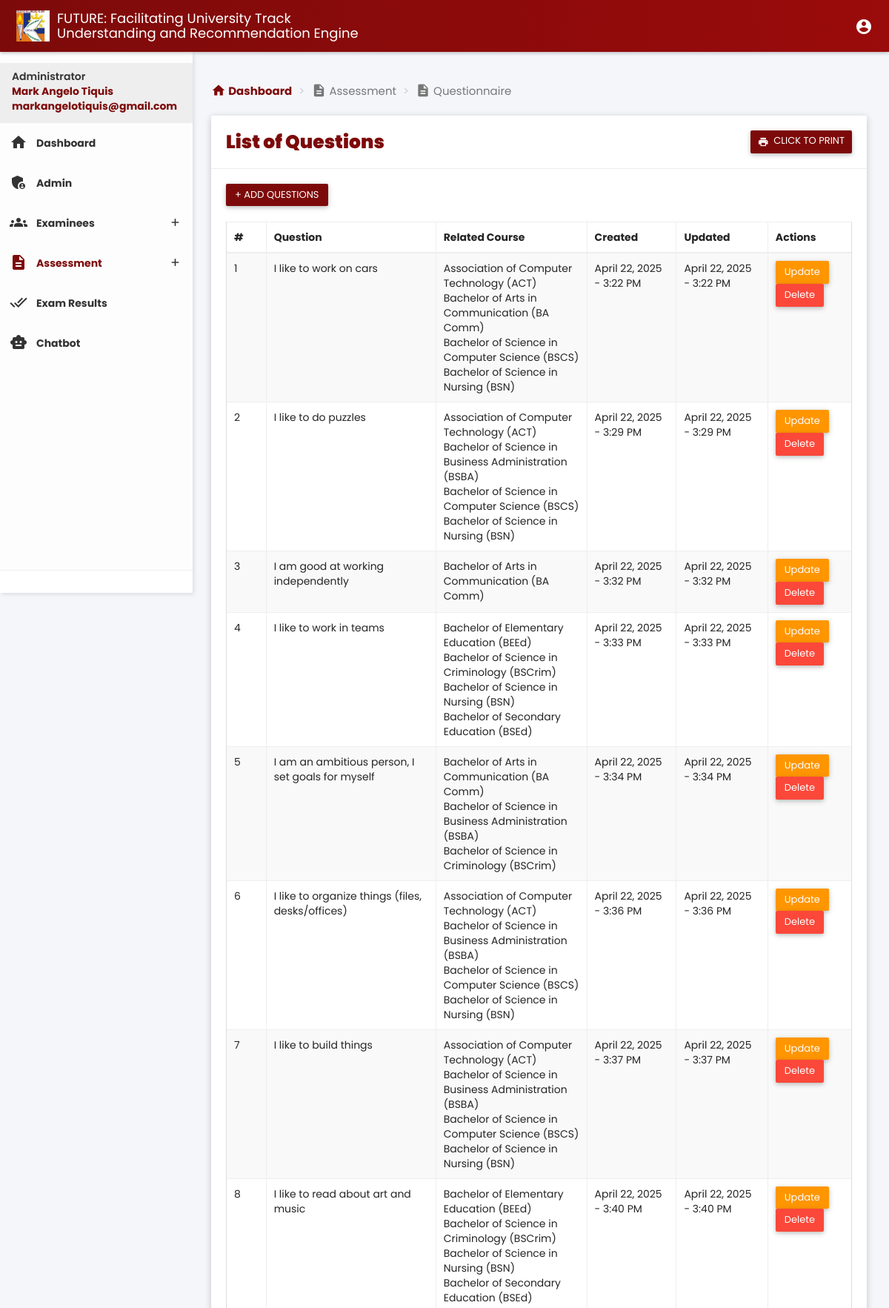
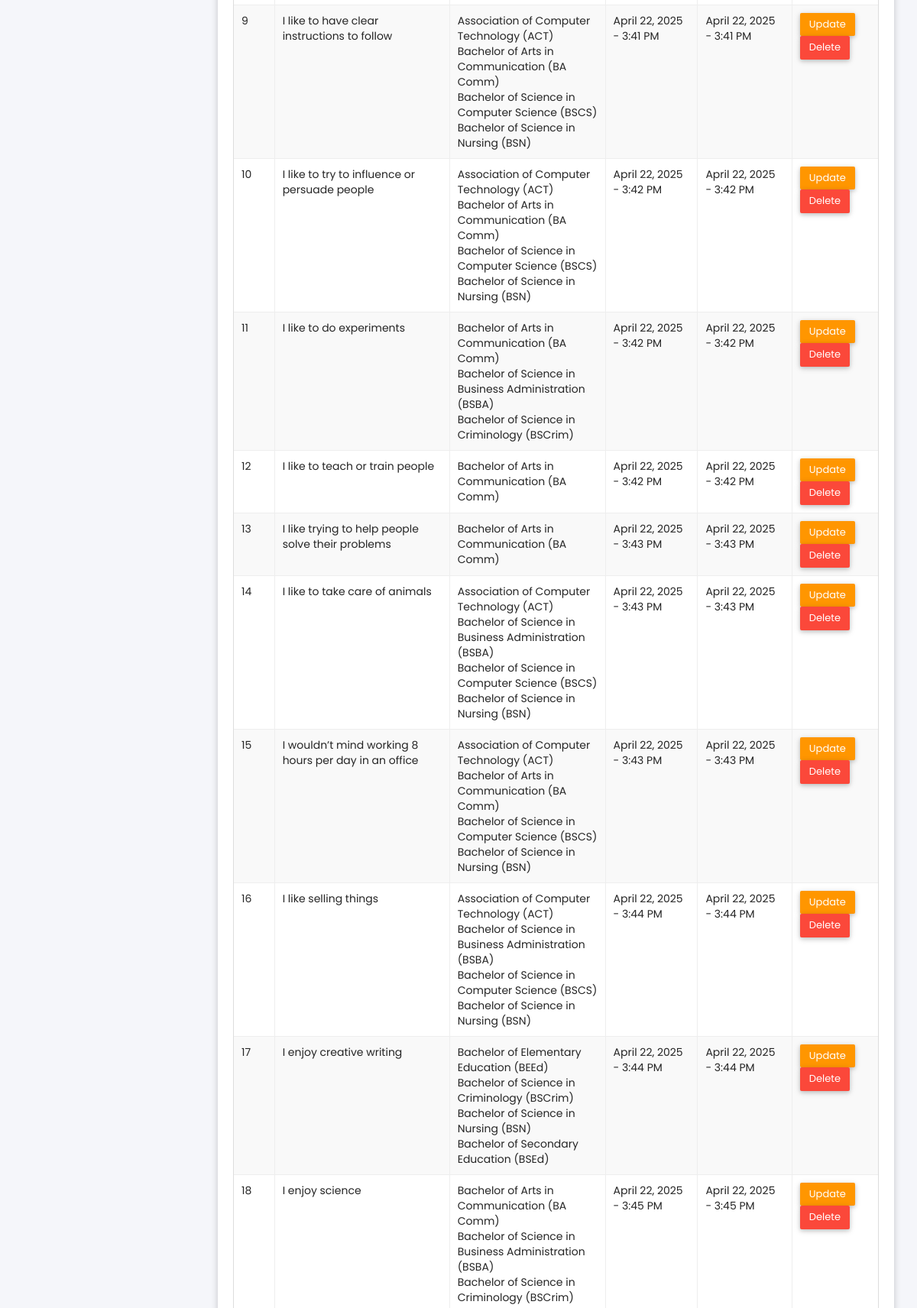
Page /admin/questionnaire.php (signed in, upper part) on the committed database (2 pictures, top to bottom).
### tables this page shows
CREATE TABLE `tbl_questions` (
  `id` int(11) NOT NULL,
  `question_text` text NOT NULL,
  `created_at` timestamp NOT NULL DEFAULT current_timestamp(),
  `updated_at` timestamp NOT NULL DEFAULT current_timestamp() ON UPDATE current_timestamp()
);

### admin/questionnaire.php (the view, shortened to what this page needs)
<?php
include '../database/connection.php';
$sql = "
    SELECT q.id AS question_id, q.question_text, GROUP_CONCAT(c.course_name ORDER BY c.course_name ASC SEPARATOR '<br>') AS course_names, q.created_at, q.updated_at
    FROM tbl_questions q
    LEFT JOIN tbl_question_courses qc ON q.id = qc.question_id
    LEFT JOIN tbl_courses c ON qc.course_id = c.id
    GROUP BY q.id
    ORDER BY q.created_at ASC
";
$stmt = $conn->query($sql);
$questions = $stmt->fetchAll(PDO::FETCH_ASSOC);
?>
<!DOCTYPE html>
<html>
<head>
    <link href="plugins/bootstrap/css/bootstrap.css" rel="stylesheet">
    <link href="plugins/node-waves/waves.css" rel="stylesheet" />
    <link href="plugins/animate-css/animate.css" rel="stylesheet" />
    <link href="plugins/jquery-datatable/skin/bootstrap/css/dataTables.bootstrap.css" rel="stylesheet">
    <link href="css/style.css" rel="stylesheet">
    <link href="css/themes/all-themes.css" rel="stylesheet" />
    <link rel="stylesheet" href="css/custom.css">
</head>
<body class="theme-red">
    <nav class="navbar">
        <div class="container-fluid">
            <div class="navbar-header">
                <a id="app-title" style="display:flex;align-items:center" class="navbar-brand" href="index.php">
                    <img id="bcas-logo" style="width:45px;display:inline;margin-right:10px;" src="images/dashboard/kll-logo.jpg" />
                    FUTURE: Facilitating University Track <br> Understanding and Recommendation Engine
                </a>
            </div>
            <div class="collapse navbar-collapse" id="navbar-collapse">
                <ul class="nav navbar-nav navbar-right">
                    <li class="pull-right"><a href="javascript:void(0);" class="js-right-sidebar" data-close="true"><i class="material-icons">account_circle</i></a></li>
                </ul>
            </div>
        </div>
    </nav>
    <section>
        <?php include 'components/left_sidebar.php' ?>
    </section>
    <section class="content">
        <div class="container-fluid">
            <div class="block-header">
                <ol style="font-size: 15px;" class="breadcrumb breadcrumb-col-red">
                    <li><a href="index.php"><i style="font-size: 20px;" class="material-icons">home</i>
                            Dashboard</a></li>
                    <li class="active"><i style="font-size: 20px;" class="material-icons">description</i>
                        Assessment
                    </li>
                    <li class="active"><i style="font-size: 20px;" class="material-icons">description</i>
                        Questionnaire
                    </li>
                </ol>
            </div>
            <div class="row clearfix">
                <div class="col-lg-12 col-md-12 col-sm-12 col-xs-12">
                    <div class="card">
                        <div class="header">
                            <div style="display: flex; justify-content: space-between; align-items: center; width: 100%;">
                                <h2 class="m-0" style="font-size: 25px; font-weight: 900; color: #7D0A0A;">
                                    List of Questions
                                </h2>
                                <div id="print-container">
                                    <?php if (!empty($questions)): ?>
                                        <a href="print/questionnaire.php" target="_blank" class="btn bg-red waves-effect btn-sm">
                                            <i class="material-icons">print</i>
                                            <span>CLICK TO PRINT</span>
                                        </a>
                                    <?php endif; ?>
                                </div>
                            </div>
                        </div>
                        <div class="body">
                            <div>
                                <a href="add_questionnaire.php" class="btn bg-red waves-effect" style="margin-bottom: 15px;">+ ADD QUESTIONS</a>
                            </div>
                            <div id="printable-area" class="table-responsive mt-3">
                                <table class="table table-bordered table-striped table-hover js-basic-example dataTable">
                                    <thead>
                                        <tr>
                                            <th>#</th>
                                            <th>Question</th>
                                            <th>Related Course</th>
                                            <th>Created</th>
                                            <th>Updated</th>
                                            <th>Actions</th>
                                        </tr>
                                    </thead>
                                    <tbody>
                                        <?php $counter = 1;
                                        ?>
                                        <?php foreach ($questions as $question): ?>
                                            <tr>
                                                <td><?= $counter++ ?></td>
                                                <td><?= $question['question_text'] ?></td>
                                                <td><?= $question['course_names'] ?></td>
                                                <td><?php echo date('F j, Y - g:i A', strtotime($question['created_at'])); ?></td>
                                                <td><?php echo date('F j, Y - g:i A', strtotime($question['updated_at'])); ?></td>
                                                <td>
                                                    <a href="update_question.php?id=<?= $question['question_id'] ?>" class="btn btn-warning">Update</a>
                                                    <a href="javascript:void(0);" onclick="confirmDelete(<?= $question['question_id'] ?>);" class="btn btn-danger">Delete</a>
                                                </td>
                                            </tr>
                                        <?php endforeach; ?>
                                    </tbody>
                                </table>
                            </div>
                        </div>
                    </div>
                </div>
    </section>
</body>
</html>

### admin/css/themes/all-themes.css (style rules this page uses)
.theme-red .navbar-brand { color: #fff; }
.theme-red .nav>li>a { color: #fff; }

### admin/css/custom.css (style rules this page uses)
.table-responsive { border: none !important; }
.breadcrumb { padding-left: 0px; }
.card .header { color: #7D0A0A !important; }
.content { color: #252525 !important; }
body { font-family: "Poppins", sans-serif !important; }
.navbar { background: linear-gradient(to right, #7D0A0A 0%, #9a0b0b 100%) !important; }
body { background-color: #f5f6fa !important; }
.block-header .breadcrumb { font-size: 15px; }
.btn-sm .material-icons { font-size: 15px !important; }

### admin/questionnaire.php (style rules this page uses)
body { font-family: 'Poppins', sans-serif !important; }
.table-responsive { border: none !important; }

### rows in the picture
tbl_questions: question_text "I like to work on cars", course_names "Association of Computer Technology (ACT) Bachelor of Arts in Communication (BA Comm) Bachelor of Science in Computer Science (BSCS) Bachelor of Science in Nursing (BSN)", created_at "April 22, 2025 - 3:22 PM", updated_at "April 22, 2025 - 3:22 PM"
tbl_questions: question_text "I like to do puzzles", course_names "Association of Computer Technology (ACT) Bachelor of Science in Business Administration (BSBA) Bachelor of Science in Computer Science (BSCS) Bachelor of Science in Nursing (BSN)", created_at "April 22, 2025 - 3:29 PM", updated_at "April 22, 2025 - 3:29 PM"
tbl_questions: question_text "I am good at working independently", course_names "Bachelor of Arts in Communication (BA Comm)", created_at "April 22, 2025 - 3:32 PM", updated_at "April 22, 2025 - 3:32 PM"
tbl_questions: question_text "I like to work in teams", course_names "Bachelor of Elementary Education (BEEd) Bachelor of Science in Criminology (BSCrim) Bachelor of Science in Nursing (BSN) Bachelor of Secondary Education (BSEd)", created_at "April 22, 2025 - 3:33 PM", updated_at "April 22, 2025 - 3:33 PM"
tbl_questions: question_text "I am an ambitious person, I set goals for myself", course_names "Bachelor of Arts in Communication (BA Comm) Bachelor of Science in Business Administration (BSBA) Bachelor of Science in Criminology (BSCrim)", created_at "April 22, 2025 - 3:34 PM", updated_at "April 22, 2025 - 3:34 PM"
tbl_questions: question_text "I like to organize things (files, desks/offices)", course_names "Association of Computer Technology (ACT) Bachelor of Science in Business Administration (BSBA) Bachelor of Science in Computer Science (BSCS) Bachelor of Science in Nursing (BSN)", created_at "April 22, 2025 - 3:36 PM", updated_at "April 22, 2025 - 3:36 PM"
tbl_questions: question_text "I like to build things", course_names "Association of Computer Technology (ACT) Bachelor of Science in Business Administration (BSBA) Bachelor of Science in Computer Science (BSCS) Bachelor of Science in Nursing (BSN)", created_at "April 22, 2025 - 3:37 PM", updated_at "April 22, 2025 - 3:37 PM"
tbl_questions: question_text "I like to read about art and music", course_names "Bachelor of Elementary Education (BEEd) Bachelor of Science in Criminology (BSCrim) Bachelor of Science in Nursing (BSN) Bachelor of Secondary Education (BSEd)", created_at "April 22, 2025 - 3:40 PM", updated_at "April 22, 2025 - 3:40 PM"
tbl_questions: question_text "I like to have clear instructions to follow", course_names "Association of Computer Technology (ACT) Bachelor of Arts in Communication (BA Comm) Bachelor of Science in Computer Science (BSCS) Bachelor of Science in Nursing (BSN)", created_at "April 22, 2025 - 3:41 PM", updated_at "April 22, 2025 - 3:41 PM"
tbl_questions: question_text "I like to try to influence or persuade people", course_names "Association of Computer Technology (ACT) Bachelor of Arts in Communication (BA Comm) Bachelor of Science in Computer Science (BSCS) Bachelor of Science in Nursing (BSN)", created_at "April 22, 2025 - 3:42 PM", updated_at "April 22, 2025 - 3:42 PM"
tbl_questions: question_text "I like to do experiments", course_names "Bachelor of Arts in Communication (BA Comm) Bachelor of Science in Business Administration (BSBA) Bachelor of Science in Criminology (BSCrim)", created_at "April 22, 2025 - 3:42 PM", updated_at "April 22, 2025 - 3:42 PM"
tbl_questions: question_text "I like to teach or train people", course_names "Bachelor of Arts in Communication (BA Comm)", created_at "April 22, 2025 - 3:42 PM", updated_at "April 22, 2025 - 3:42 PM"
tbl_questions: question_text "I like trying to help people solve their problems", course_names "Bachelor of Arts in Communication (BA Comm)", created_at "April 22, 2025 - 3:43 PM", updated_at "April 22, 2025 - 3:43 PM"
tbl_questions: question_text "I like to take care of animals", course_names "Association of Computer Technology (ACT) Bachelor of Science in Business Administration (BSBA) Bachelor of Science in Computer Science (BSCS) Bachelor of Science in Nursing (BSN)", created_at "April 22, 2025 - 3:43 PM", updated_at "April 22, 2025 - 3:43 PM"
tbl_questions: question_text "I wouldn’t mind working 8 hours per day in an office", course_names "Association of Computer Technology (ACT) Bachelor of Arts in Communication (BA Comm) Bachelor of Science in Computer Science (BSCS) Bachelor of Science in Nursing (BSN)", created_at "April 22, 2025 - 3:43 PM", updated_at "April 22, 2025 - 3:43 PM"
tbl_questions: question_text "I like selling things", course_names "Association of Computer Technology (ACT) Bachelor of Science in Business Administration (BSBA) Bachelor of Science in Computer Science (BSCS) Bachelor of Science in Nursing (BSN)", created_at "April 22, 2025 - 3:44 PM", updated_at "April 22, 2025 - 3:44 PM"
tbl_questions: question_text "I enjoy creative writing", course_names "Bachelor of Elementary Education (BEEd) Bachelor of Science in Criminology (BSCrim) Bachelor of Science in Nursing (BSN) Bachelor of Secondary Education (BSEd)", created_at "April 22, 2025 - 3:44 PM", updated_at "April 22, 2025 - 3:44 PM"
tbl_questions: question_text "I enjoy science", course_names "Bachelor of Arts in Communication (BA Comm) Bachelor of Science in Business Administration (BSBA) Bachelor of Science in Criminology (BSCrim)", created_at "April 22, 2025 - 3:45 PM", updated_at "April 22, 2025 - 3:45 PM"

### other values in the picture
$_SESSION['fullname'] "Mark Angelo Tiquis"
$_SESSION['email'] "markangelotiquis@gmail.com"
